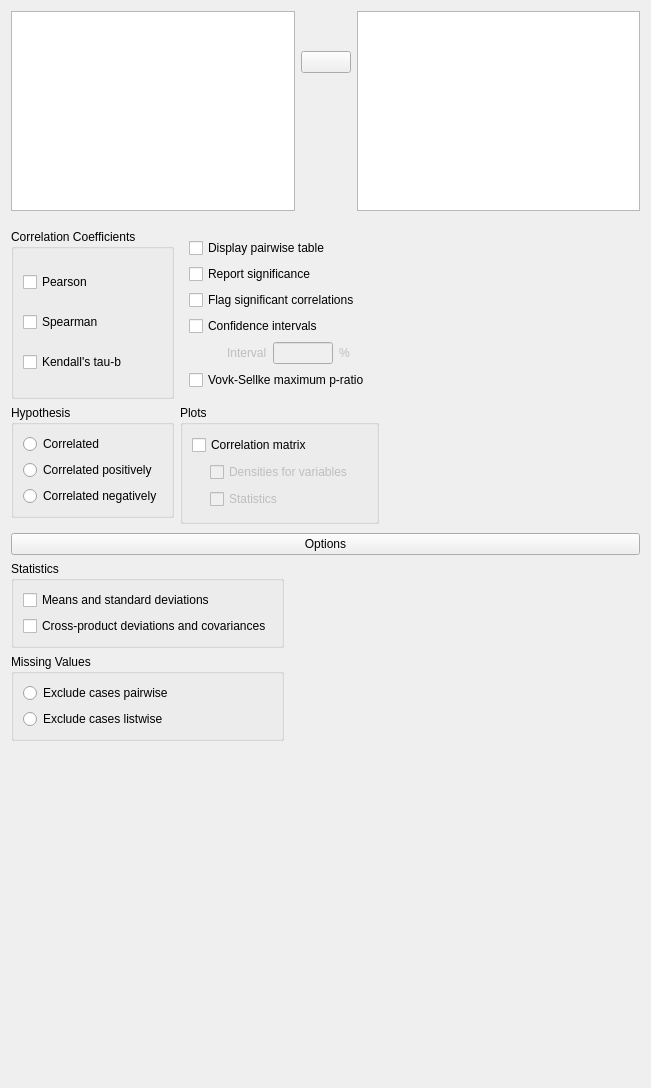
<?xml version="1.0" encoding="UTF-8"?>
<ui version="4.0">
 <class>CorrelationForm</class>
 <widget class="QWidget" name="CorrelationForm">
  <property name="geometry">
   <rect>
    <x>0</x>
    <y>0</y>
    <width>651</width>
    <height>1088</height>
   </rect>
  </property>
  <property name="sizePolicy">
   <sizepolicy hsizetype="Fixed" vsizetype="Preferred">
    <horstretch>0</horstretch>
    <verstretch>0</verstretch>
   </sizepolicy>
  </property>
  <property name="windowTitle">
   <string>Form</string>
  </property>
  <layout class="QGridLayout" name="gridLayout_8">
   <property name="verticalSpacing">
    <number>0</number>
   </property>
   <item row="0" column="0">
    <widget class="QWidget" name="topWidget" native="true">
     <property name="sizePolicy">
      <sizepolicy hsizetype="Preferred" vsizetype="Fixed">
       <horstretch>0</horstretch>
       <verstretch>0</verstretch>
      </sizepolicy>
     </property>
     <property name="minimumSize">
      <size>
       <width>0</width>
       <height>0</height>
      </size>
     </property>
     <layout class="QGridLayout" name="gridLayout_7">
      <property name="leftMargin">
       <number>0</number>
      </property>
      <property name="topMargin">
       <number>0</number>
      </property>
      <property name="rightMargin">
       <number>0</number>
      </property>
      <property name="verticalSpacing">
       <number>0</number>
      </property>
      <item row="3" column="1">
       <spacer name="verticalSpacer">
        <property name="orientation">
         <enum>Qt::Vertical</enum>
        </property>
        <property name="sizeHint" stdset="0">
         <size>
          <width>20</width>
          <height>40</height>
         </size>
        </property>
       </spacer>
      </item>
      <item row="2" column="1">
       <widget class="AssignButton" name="assignButton">
        <property name="sizePolicy">
         <sizepolicy hsizetype="Fixed" vsizetype="Fixed">
          <horstretch>0</horstretch>
          <verstretch>0</verstretch>
         </sizepolicy>
        </property>
        <property name="minimumSize">
         <size>
          <width>50</width>
          <height>0</height>
         </size>
        </property>
        <property name="maximumSize">
         <size>
          <width>50</width>
          <height>16777215</height>
         </size>
        </property>
        <property name="text">
         <string/>
        </property>
       </widget>
      </item>
      <item row="0" column="0" rowspan="4">
       <widget class="AvailableFieldsListView" name="availableVariables">
        <property name="sizePolicy">
         <sizepolicy hsizetype="Expanding" vsizetype="Fixed">
          <horstretch>0</horstretch>
          <verstretch>0</verstretch>
         </sizepolicy>
        </property>
        <property name="minimumSize">
         <size>
          <width>0</width>
          <height>200</height>
         </size>
        </property>
        <property name="maximumSize">
         <size>
          <width>16777215</width>
          <height>200</height>
         </size>
        </property>
       </widget>
      </item>
      <item row="0" column="2" rowspan="4">
       <widget class="BoundListView" name="variables">
        <property name="sizePolicy">
         <sizepolicy hsizetype="Expanding" vsizetype="Fixed">
          <horstretch>0</horstretch>
          <verstretch>0</verstretch>
         </sizepolicy>
        </property>
        <property name="minimumSize">
         <size>
          <width>0</width>
          <height>200</height>
         </size>
        </property>
        <property name="maximumSize">
         <size>
          <width>16777215</width>
          <height>200</height>
         </size>
        </property>
       </widget>
      </item>
      <item row="1" column="1">
       <spacer name="verticalSpacer_2">
        <property name="orientation">
         <enum>Qt::Vertical</enum>
        </property>
        <property name="sizeType">
         <enum>QSizePolicy::Fixed</enum>
        </property>
        <property name="sizeHint" stdset="0">
         <size>
          <width>20</width>
          <height>40</height>
         </size>
        </property>
       </spacer>
      </item>
     </layout>
    </widget>
   </item>
   <item row="1" column="0">
    <widget class="QWidget" name="widget_5" native="true">
     <property name="sizePolicy">
      <sizepolicy hsizetype="Fixed" vsizetype="Fixed">
       <horstretch>0</horstretch>
       <verstretch>0</verstretch>
      </sizepolicy>
     </property>
     <layout class="QGridLayout" name="gridLayout_12">
      <property name="leftMargin">
       <number>0</number>
      </property>
      <property name="rightMargin">
       <number>0</number>
      </property>
      <property name="bottomMargin">
       <number>0</number>
      </property>
      <item row="1" column="1" rowspan="2">
       <widget class="GroupBox" name="plotsContainer">
        <property name="title">
         <string>Plots</string>
        </property>
        <layout class="QGridLayout" name="gridLayout_11">
         <item row="1" column="0" rowspan="2">
          <widget class="QWidget" name="widget_3" native="true">
           <property name="maximumSize">
            <size>
             <width>12</width>
             <height>16777215</height>
            </size>
           </property>
          </widget>
         </item>
         <item row="1" column="1">
          <widget class="BoundCheckBox" name="plotDensities">
           <property name="enabled">
            <bool>false</bool>
           </property>
           <property name="text">
            <string>Densities for variables</string>
           </property>
          </widget>
         </item>
         <item row="0" column="0" colspan="2">
          <widget class="BoundCheckBox" name="plotCorrelationMatrix">
           <property name="text">
            <string>Correlation matrix</string>
           </property>
          </widget>
         </item>
         <item row="2" column="1">
          <widget class="BoundCheckBox" name="plotStatistics">
           <property name="enabled">
            <bool>false</bool>
           </property>
           <property name="text">
            <string>Statistics</string>
           </property>
          </widget>
         </item>
        </layout>
       </widget>
      </item>
      <item row="0" column="1">
       <widget class="QWidget" name="widget_7" native="true">
        <layout class="QGridLayout" name="gridLayout_5">
         <item row="4" column="0">
          <widget class="QWidget" name="confidenceIntervalsIntervalContainer" native="true">
           <property name="enabled">
            <bool>false</bool>
           </property>
           <layout class="QGridLayout" name="gridLayout_4">
            <property name="leftMargin">
             <number>0</number>
            </property>
            <property name="topMargin">
             <number>0</number>
            </property>
            <property name="rightMargin">
             <number>0</number>
            </property>
            <property name="bottomMargin">
             <number>0</number>
            </property>
            <item row="0" column="0">
             <widget class="QWidget" name="widget_8" native="true">
              <property name="minimumSize">
               <size>
                <width>30</width>
                <height>0</height>
               </size>
              </property>
             </widget>
            </item>
            <item row="0" column="2">
             <widget class="BoundTextBox" name="confidenceIntervalsInterval">
              <property name="maximumSize">
               <size>
                <width>60</width>
                <height>16777215</height>
               </size>
              </property>
             </widget>
            </item>
            <item row="0" column="1">
             <widget class="QLabel" name="label">
              <property name="text">
               <string>Interval</string>
              </property>
             </widget>
            </item>
            <item row="0" column="3">
             <widget class="QLabel" name="label_2">
              <property name="text">
               <string>%</string>
              </property>
             </widget>
            </item>
           </layout>
          </widget>
         </item>
         <item row="3" column="0">
          <widget class="BoundCheckBox" name="confidenceIntervals">
           <property name="text">
            <string>Confidence intervals</string>
           </property>
          </widget>
         </item>
         <item row="2" column="0">
          <widget class="BoundCheckBox" name="flagSignificant">
           <property name="text">
            <string>Flag significant correlations</string>
           </property>
          </widget>
         </item>
         <item row="5" column="0">
          <widget class="BoundCheckBox" name="VovkSellkeMPR">
           <property name="sizePolicy">
            <sizepolicy hsizetype="Fixed" vsizetype="Fixed">
             <horstretch>0</horstretch>
             <verstretch>0</verstretch>
            </sizepolicy>
           </property>
           <property name="text">
            <string>Vovk-Sellke maximum p-ratio</string>
           </property>
          </widget>
         </item>
         <item row="1" column="0">
          <widget class="BoundCheckBox" name="reportSignificance">
           <property name="text">
            <string>Report significance</string>
           </property>
          </widget>
         </item>
         <item row="0" column="0">
          <widget class="BoundCheckBox" name="displayPairwise">
           <property name="text">
            <string>Display pairwise table</string>
           </property>
          </widget>
         </item>
        </layout>
       </widget>
      </item>
      <item row="0" column="0">
       <widget class="GroupBox" name="groupBox">
        <property name="title">
         <string>Correlation Coefficients</string>
        </property>
        <layout class="QGridLayout" name="gridLayout_2">
         <property name="horizontalSpacing">
          <number>20</number>
         </property>
         <item row="0" column="0">
          <widget class="BoundCheckBox" name="pearson">
           <property name="text">
            <string>Pearson</string>
           </property>
          </widget>
         </item>
         <item row="2" column="0">
          <widget class="BoundCheckBox" name="kendallsTauB">
           <property name="text">
            <string>Kendall's tau-b</string>
           </property>
          </widget>
         </item>
         <item row="1" column="0">
          <widget class="BoundCheckBox" name="spearman">
           <property name="text">
            <string>Spearman</string>
           </property>
          </widget>
         </item>
        </layout>
       </widget>
      </item>
      <item row="1" column="0">
       <widget class="BoundGroupBox" name="hypothesis">
        <property name="title">
         <string>Hypothesis</string>
        </property>
        <property name="flat">
         <bool>true</bool>
        </property>
        <layout class="QGridLayout" name="gridLayout_3">
         <item row="1" column="0">
          <widget class="QRadioButton" name="_2correlatedPositively">
           <property name="text">
            <string>Correlated positively</string>
           </property>
          </widget>
         </item>
         <item row="0" column="0">
          <widget class="QRadioButton" name="_1correlated">
           <property name="text">
            <string>Correlated</string>
           </property>
          </widget>
         </item>
         <item row="2" column="0">
          <widget class="QRadioButton" name="_3correlatedNegatively">
           <property name="text">
            <string>Correlated negatively</string>
           </property>
          </widget>
         </item>
        </layout>
       </widget>
      </item>
     </layout>
    </widget>
   </item>
   <item row="2" column="0">
    <widget class="QWidget" name="optionsWidget" native="true">
     <layout class="QGridLayout" name="gridLayout">
      <property name="leftMargin">
       <number>0</number>
      </property>
      <property name="rightMargin">
       <number>0</number>
      </property>
      <property name="bottomMargin">
       <number>3</number>
      </property>
      <item row="0" column="0">
       <widget class="ExpanderButton" name="buttonOptions">
        <property name="sizePolicy">
         <sizepolicy hsizetype="Expanding" vsizetype="Fixed">
          <horstretch>0</horstretch>
          <verstretch>0</verstretch>
         </sizepolicy>
        </property>
        <property name="text">
         <string>Options</string>
        </property>
        <property name="checkable">
         <bool>true</bool>
        </property>
       </widget>
      </item>
      <item row="1" column="0">
       <widget class="QWidget" name="panelOptions" native="true">
        <property name="sizePolicy">
         <sizepolicy hsizetype="Fixed" vsizetype="Fixed">
          <horstretch>0</horstretch>
          <verstretch>0</verstretch>
         </sizepolicy>
        </property>
        <layout class="QGridLayout" name="gridLayout_10">
         <property name="leftMargin">
          <number>0</number>
         </property>
         <property name="topMargin">
          <number>0</number>
         </property>
         <property name="rightMargin">
          <number>0</number>
         </property>
         <property name="bottomMargin">
          <number>0</number>
         </property>
         <item row="1" column="0">
          <widget class="BoundGroupBox" name="missingValues">
           <property name="title">
            <string>Missing Values</string>
           </property>
           <property name="flat">
            <bool>true</bool>
           </property>
           <layout class="QGridLayout" name="gridLayout_9">
            <item row="0" column="0">
             <widget class="QRadioButton" name="_1excludePairwise">
              <property name="text">
               <string>Exclude cases pairwise</string>
              </property>
             </widget>
            </item>
            <item row="1" column="0">
             <widget class="QRadioButton" name="_2excludeListwise">
              <property name="text">
               <string>Exclude cases listwise</string>
              </property>
             </widget>
            </item>
           </layout>
          </widget>
         </item>
         <item row="0" column="0">
          <widget class="GroupBox" name="groupBox_3">
           <property name="title">
            <string>Statistics</string>
           </property>
           <layout class="QGridLayout" name="gridLayout_6">
            <item row="0" column="0">
             <widget class="BoundCheckBox" name="meansAndStdDev">
              <property name="text">
               <string>Means and standard deviations</string>
              </property>
             </widget>
            </item>
            <item row="1" column="0">
             <widget class="BoundCheckBox" name="crossProducts">
              <property name="text">
               <string>Cross-product deviations and covariances</string>
              </property>
             </widget>
            </item>
           </layout>
          </widget>
         </item>
        </layout>
       </widget>
      </item>
     </layout>
    </widget>
   </item>
   <item row="3" column="0">
    <spacer name="verticalSpacer_4">
     <property name="orientation">
      <enum>Qt::Vertical</enum>
     </property>
     <property name="sizeHint" stdset="0">
      <size>
       <width>20</width>
       <height>40</height>
      </size>
     </property>
    </spacer>
   </item>
  </layout>
 </widget>
 <customwidgets>
  <customwidget>
   <class>AssignButton</class>
   <extends>QPushButton</extends>
   <header>widgets/assignbutton.h</header>
  </customwidget>
  <customwidget>
   <class>AvailableFieldsListView</class>
   <extends>QListView</extends>
   <header>widgets/availablefieldslistview.h</header>
  </customwidget>
  <customwidget>
   <class>GroupBox</class>
   <extends>QGroupBox</extends>
   <header>widgets/groupbox.h</header>
   <container>1</container>
  </customwidget>
  <customwidget>
   <class>BoundTextBox</class>
   <extends>QLineEdit</extends>
   <header>widgets/boundtextbox.h</header>
  </customwidget>
  <customwidget>
   <class>BoundGroupBox</class>
   <extends>QGroupBox</extends>
   <header>widgets/boundgroupbox.h</header>
   <container>1</container>
  </customwidget>
  <customwidget>
   <class>ExpanderButton</class>
   <extends>QPushButton</extends>
   <header>widgets/expanderbutton.h</header>
  </customwidget>
  <customwidget>
   <class>BoundCheckBox</class>
   <extends>QCheckBox</extends>
   <header>widgets/boundcheckbox.h</header>
  </customwidget>
  <customwidget>
   <class>BoundListView</class>
   <extends>QListView</extends>
   <header>widgets/boundlistview.h</header>
  </customwidget>
 </customwidgets>
 <tabstops>
  <tabstop>availableVariables</tabstop>
  <tabstop>variables</tabstop>
  <tabstop>assignButton</tabstop>
  <tabstop>pearson</tabstop>
  <tabstop>spearman</tabstop>
  <tabstop>kendallsTauB</tabstop>
  <tabstop>displayPairwise</tabstop>
  <tabstop>reportSignificance</tabstop>
  <tabstop>flagSignificant</tabstop>
  <tabstop>confidenceIntervals</tabstop>
  <tabstop>confidenceIntervalsInterval</tabstop>
  <tabstop>VovkSellkeMPR</tabstop>
  <tabstop>_1correlated</tabstop>
  <tabstop>_2correlatedPositively</tabstop>
  <tabstop>_3correlatedNegatively</tabstop>
  <tabstop>plotCorrelationMatrix</tabstop>
  <tabstop>plotDensities</tabstop>
  <tabstop>plotStatistics</tabstop>
  <tabstop>buttonOptions</tabstop>
  <tabstop>meansAndStdDev</tabstop>
  <tabstop>crossProducts</tabstop>
  <tabstop>_1excludePairwise</tabstop>
  <tabstop>_2excludeListwise</tabstop>
 </tabstops>
 <resources/>
 <connections>
  <connection>
   <sender>plotCorrelationMatrix</sender>
   <signal>toggled(bool)</signal>
   <receiver>plotDensities</receiver>
   <slot>setEnabled(bool)</slot>
   <hints>
    <hint type="sourcelabel">
     <x>371</x>
     <y>443</y>
    </hint>
    <hint type="destinationlabel">
     <x>383</x>
     <y>466</y>
    </hint>
   </hints>
  </connection>
  <connection>
   <sender>plotCorrelationMatrix</sender>
   <signal>toggled(bool)</signal>
   <receiver>plotStatistics</receiver>
   <slot>setEnabled(bool)</slot>
   <hints>
    <hint type="sourcelabel">
     <x>371</x>
     <y>443</y>
    </hint>
    <hint type="destinationlabel">
     <x>383</x>
     <y>487</y>
    </hint>
   </hints>
  </connection>
  <connection>
   <sender>confidenceIntervals</sender>
   <signal>toggled(bool)</signal>
   <receiver>confidenceIntervalsIntervalContainer</receiver>
   <slot>setEnabled(bool)</slot>
   <hints>
    <hint type="sourcelabel">
     <x>290</x>
     <y>307</y>
    </hint>
    <hint type="destinationlabel">
     <x>290</x>
     <y>335</y>
    </hint>
   </hints>
  </connection>
 </connections>
</ui>
